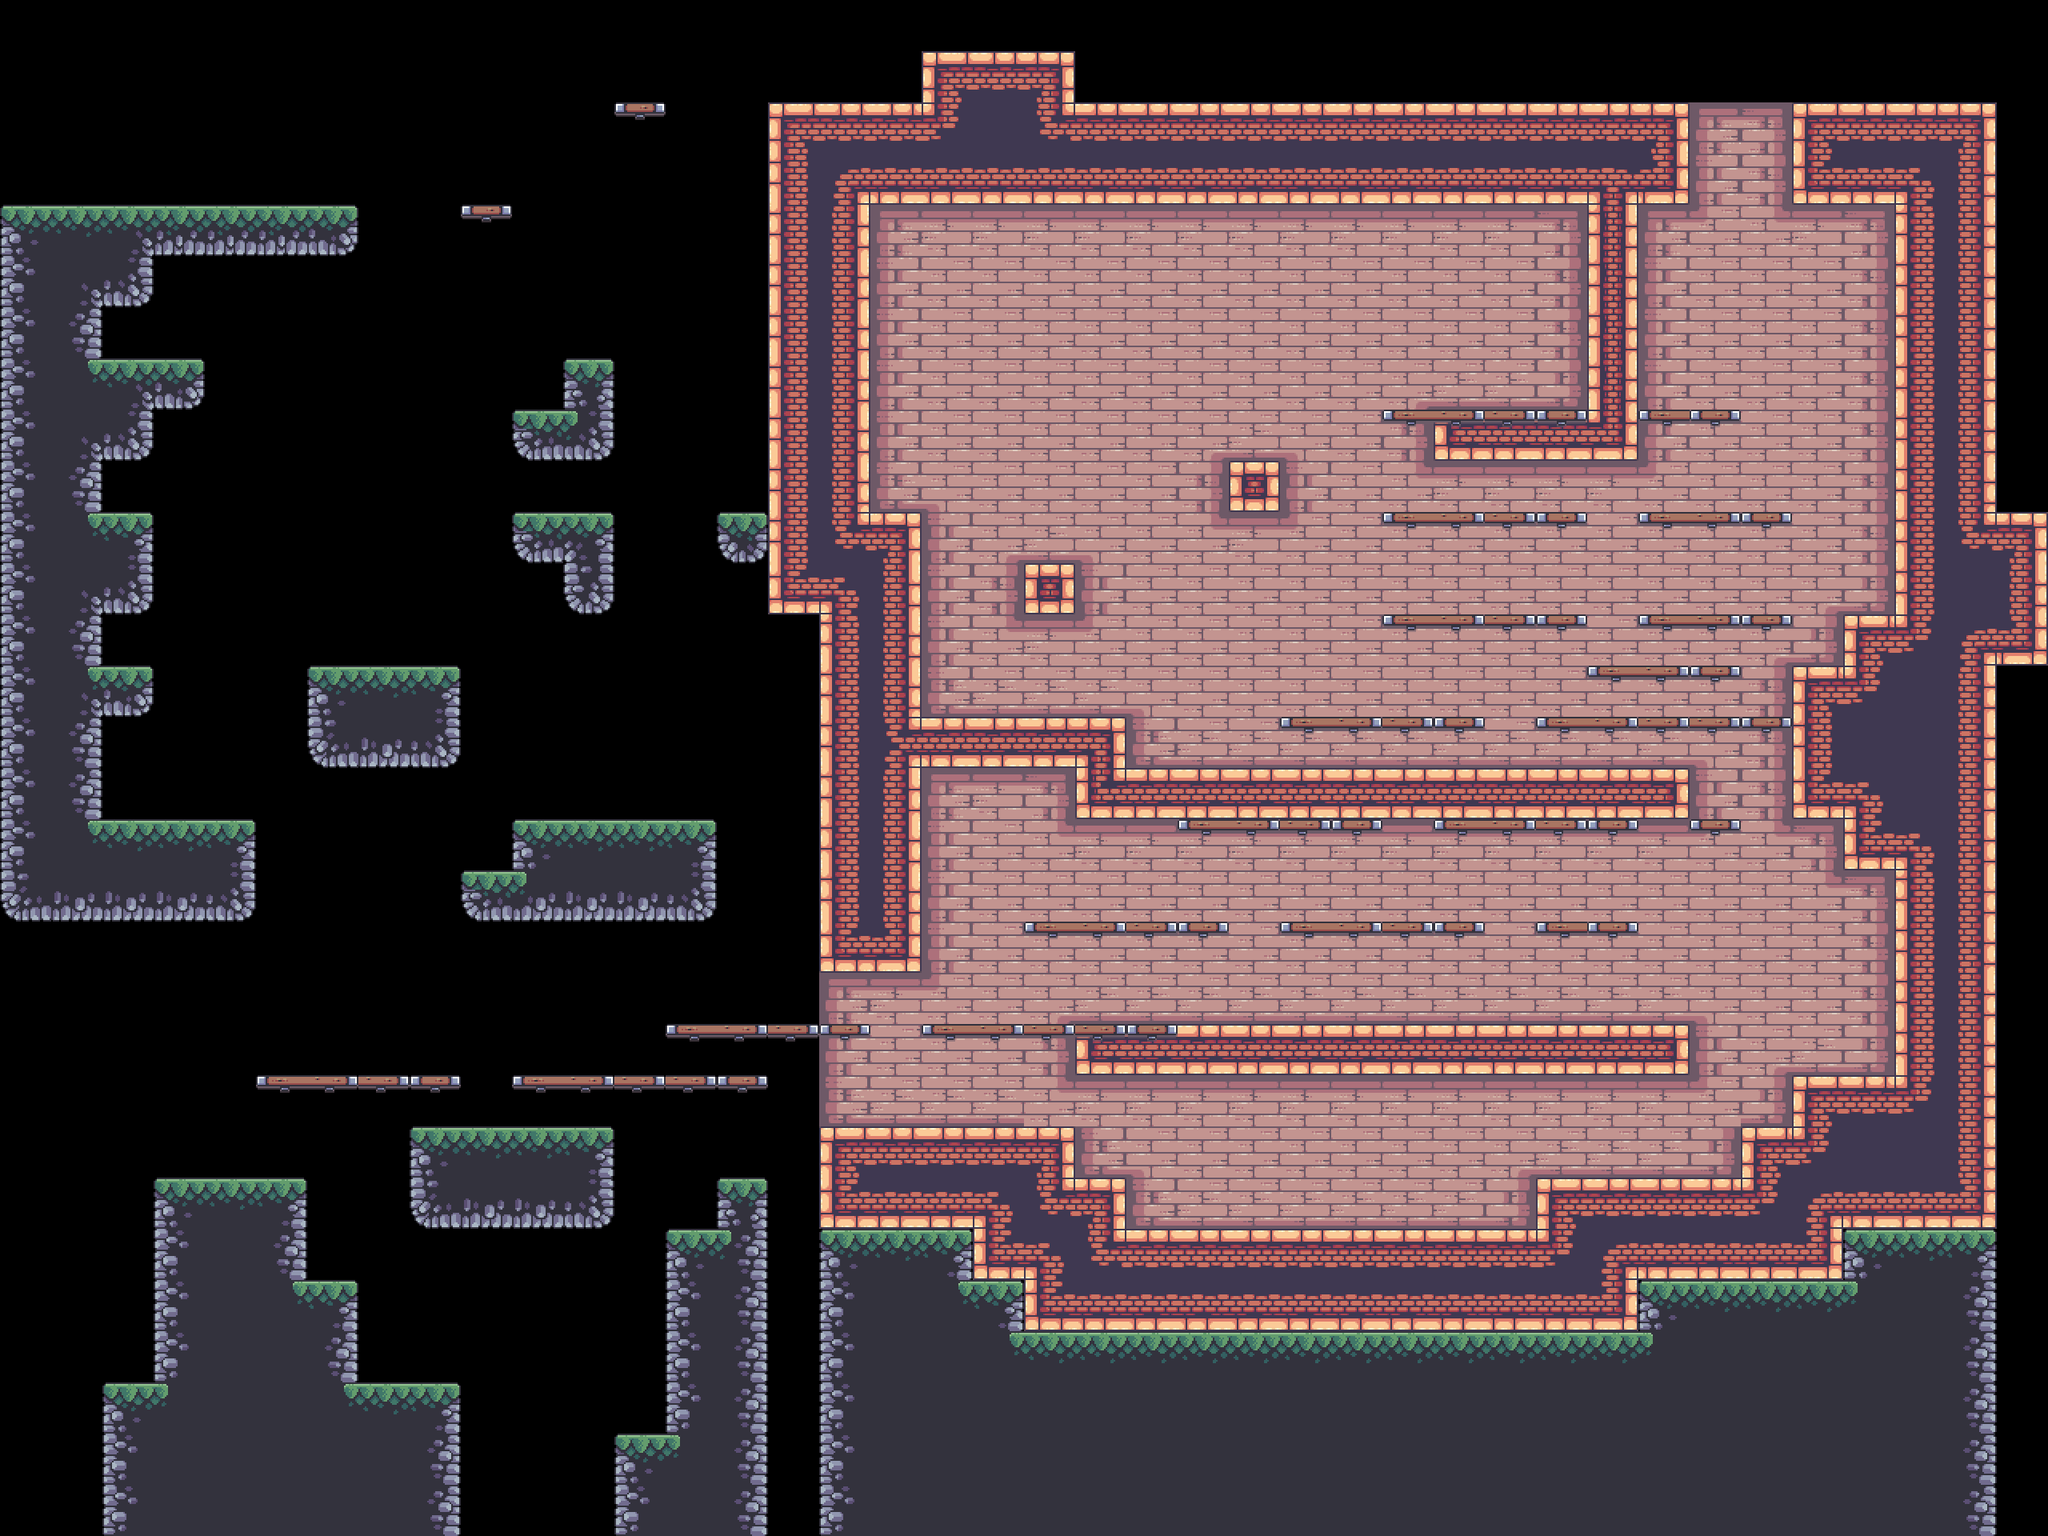

A 2D game scene composited from a Tiled map and its tileset images. What follows is a short description and the map's XML, with each tile layer's data collapsed to a summary:
An orthogonal 40x30 tile map with 64x64 px tiles, 4 tile layers (BG, Terrain, Platforms, FG), 8 tilesets and 135 objects (26x floor_spike, 23x static, 20x silver, 12x candle, 7x saw, ...).

<map version="1.10" tiledversion="1.10.1" orientation="orthogonal" renderorder="right-down" width="40" height="30" tilewidth="64" tileheight="64" infinite="0" nextlayerid="14" nextobjectid="244">
 <tileset firstgid="1" source="../tilesets/items.tsx" />
 <tileset firstgid="6" source="../tilesets/extra.tsx" />
 <tileset firstgid="72" source="../tilesets/enemies.tsx" />
 <tileset firstgid="72" source="../tilesets/grass.tsx" />
 <tileset firstgid="77" source="../tilesets/outside.tsx" />
 <tileset firstgid="125" source="../tilesets/inside.tsx" />
 <tileset firstgid="221" source="../tilesets/objects.tsx" />
 <tileset firstgid="249" source="../tilesets/platforms.tsx" />
 <layer id="9" name="BG" width="40" height="30">
  <data>[1200 cells, 379 non-empty, 13 distinct tile ids]</data>
 </layer>
 <objectgroup id="12" name="BG details" class="window">
  <object id="180" name="static" gid="240" x="1606.33" y="1537.67" width="14" height="34" />
  <object id="181" name="static" gid="241" x="1808" y="1538.67" width="30" height="14" />
  <object id="182" name="static" gid="242" x="1535" y="1538.67" width="14" height="28" />
  <object id="183" name="static" gid="243" x="1472" y="1538.33" width="24" height="14" />
  <object id="184" name="static" gid="244" x="1856" y="960" width="42" height="44" />
  <object id="185" name="static" gid="245" x="1816.33" y="1536" width="42" height="44" />
  <object id="186" name="static" gid="244" x="2240" y="832" width="42" height="44" />
  <object id="188" name="static" gid="235" x="1728" y="1536" width="42" height="32" />
  <object id="189" name="static" gid="248" x="1152" y="896" width="82" height="98" />
  <object id="190" name="candle" gid="236" x="1216" y="1088" width="64" height="64" />
  <object id="191" name="candle" gid="236" x="1600" y="1408" width="64" height="64" />
  <object id="192" name="candle" gid="236" x="1856" y="1408" width="64" height="64" />
  <object id="193" name="candle" gid="236" x="2176" y="1280" width="64" height="64" />
  <object id="194" name="candle" gid="236" x="1280" y="576" width="64" height="64" />
  <object id="195" name="candle" gid="236" x="1536" y="448" width="64" height="64" />
  <object id="196" name="candle" gid="236" x="1792" y="832" width="64" height="64" />
  <object id="197" name="candle" gid="236" x="1536" y="832" width="64" height="64" />
  <object id="198" name="candle" gid="236" x="2048" y="832" width="64" height="64" />
  <object id="199" name="big_chain" gid="238" x="1792" y="700" width="64" height="116" />
  <object id="200" name="big_chain" gid="238" x="1280" y="1084" width="64" height="116" />
  <object id="201" name="small_chain" gid="239" x="1408" y="1088" width="64" height="62" />
  <object id="202" name="big_chain" gid="238" x="1536" y="1148" width="64" height="116" />
  <object id="203" name="big_chain" gid="238" x="1728" y="1148" width="64" height="116" />
  <object id="204" name="small_chain" gid="239" x="1664" y="1088" width="64" height="62" />
  <object id="205" name="small_chain" gid="239" x="1920" y="1088" width="64" height="62" />
  <object id="206" name="static" gid="244" x="1984" y="1280" width="42" height="44" />
  <object id="207" name="static" gid="240" x="1664" y="1280" width="14" height="34" />
  <object id="208" name="static" gid="245" x="1920" y="1280" width="42" height="44" />
  <object id="209" name="static" gid="243" x="1473.5" y="1280" width="24" height="14" />
  <object id="210" name="static" gid="243" x="1692" y="1282" width="24" height="14" />
  <object id="211" name="candle" gid="236" x="1408" y="1152" width="64" height="64" />
  <object id="213" name="candle" gid="236" x="1664" y="1152" width="64" height="64" />
  <object id="215" name="candle" gid="236" x="1920" y="1152" width="64" height="64" />
  <object id="222" name="window" gid="237" x="1728" y="384" width="64" height="64" />
  <object id="223" name="window" gid="237" x="1216" y="448" width="64" height="64" />
  <object id="224" name="static" gid="235" x="1792" y="960" width="42" height="32" />
  <object id="225" name="static" gid="245" x="1536" y="960" width="42" height="44" />
  <object id="226" name="static" gid="241" x="1552" y="962.67" width="30" height="14" />
  <object id="228" name="static" gid="243" x="1856" y="960" width="24" height="14" />
  <object id="230" name="static" gid="235" x="1175.75" y="1279.25" width="42" height="32" />
  <object id="231" name="static" gid="245" x="1233.5" y="1279.5" width="42" height="44" />
  <object id="232" name="static" gid="243" x="1221.75" y="1279.75" width="24" height="14" />
  <object id="233" name="static" gid="247" x="1547.33" y="1523.67" width="52" height="178" />
  <object id="234" name="static" gid="247" x="1792" y="1523.33" width="52" height="178" />
  <object id="240" name="small_chain" gid="239" x="1525" y="1090.5" width="64" height="62" />
 </objectgroup>
 <layer id="1" name="Terrain" width="40" height="30">
  <data>[1200 cells, 455 non-empty, 47 distinct tile ids]</data>
 </layer>
 <layer id="5" name="Platforms" width="40" height="30">
  <data>[1200 cells, 71 non-empty, 3 distinct tile ids]</data>
 </layer>
 <layer id="10" name="FG" width="40" height="30">
  <data>[1200 cells, 0 non-empty, 0 distinct tile ids]</data>
 </layer>
 <objectgroup id="4" name="Objects">
  <!-- 90 objects omitted --></objectgroup>
 <objectgroup id="13" name="Moving Objects">
  <!-- 45 objects omitted --></objectgroup>
 <objectgroup id="7" name="Items">
  <!-- 41 objects omitted --></objectgroup>
 <objectgroup id="6" name="Enemies">
  <!-- 14 objects omitted --></objectgroup>
 <objectgroup id="2" name="Water">
  <!-- 2 objects omitted --></objectgroup>
 <objectgroup id="8" name="Data">
  <!-- 1 objects omitted --></objectgroup>
</map>
<!-- 90 of 135 objects omitted -->
